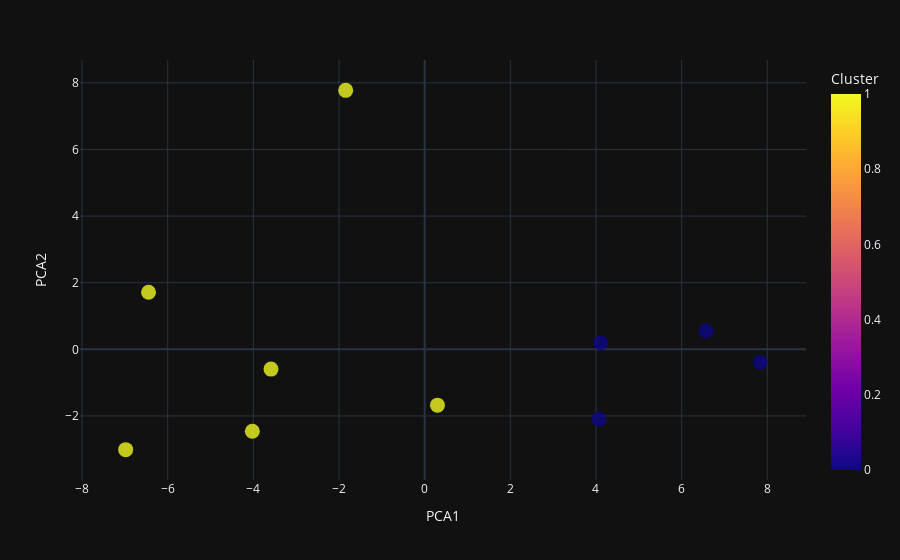

Notebook code cell kept with this figure:
### Code cell
fig = px.scatter(data_with_clusters, x = "PCA1", y="PCA2",
              color='Cluster', opacity = 0.8,size_max=30,template="plotly_dark")
fig.update_traces(marker={'size': 15})
fig.show()

### Figure 1 — Plotly figure (JSON) as saved in the notebook; plotly's stock layout.template omitted (floating-point values rounded to 4 significant figures)
{"data": [{"hovertemplate": "PCA1=%{x}<br>PCA2=%{y}<br>Cluster=%{marker.color}<extra></extra>", "legendgroup": "", "marker": {"color": [0, 1, 1, 0, 1, 0, 1, 1, 1, 0], "coloraxis": "coloraxis", "opacity": 0.8, "size": 15, "symbol": "circle"}, "mode": "markers", "name": "", "orientation": "v", "showlegend": false, "type": "scatter", "x": [7.837, -3.588, -4.024, 6.57, -6.447, 4.071, -6.981, -1.844, 0.2991, 4.106], "xaxis": "x", "y": [-0.3879, -0.5938, -2.46, 0.5491, 1.712, -2.097, -3.011, 7.774, -1.676, 0.1917], "yaxis": "y"}], "layout": {"coloraxis": {"colorbar": {"title": {"text": "Cluster"}}, "colorscale": [[0, "#0d0887"], [0.1111, "#46039f"], [0.2222, "#7201a8"], [0.3333, "#9c179e"], [0.4444, "#bd3786"], [0.5556, "#d8576b"], [0.6667, "#ed7953"], [0.7778, "#fb9f3a"], [0.8889, "#fdca26"], [1, "#f0f921"]]}, "legend": {"tracegroupgap": 0}, "margin": {"t": 60}, "xaxis": {"anchor": "y", "domain": [0, 1], "title": {"text": "PCA1"}}, "yaxis": {"anchor": "x", "domain": [0, 1], "title": {"text": "PCA2"}}}}
